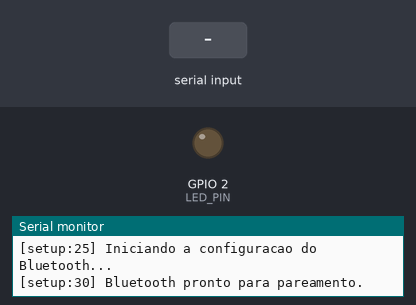
A sketch run on a simulated ESP32. Shown: output pins drawn as LEDs (lit = HIGH), the last lines printed to the serial monitor. The inputs (shaded band) are chosen by the test bench. Nothing arrives over Bluetooth unless stated.

Above: at 1.2 s.
1.3 s: "LIGAR\n" received over the second serial link
At 3.0 s:
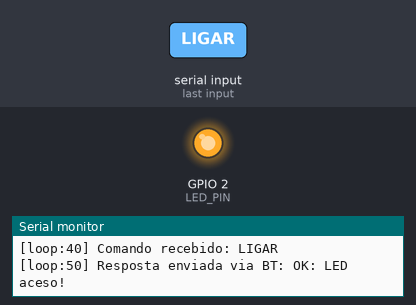
3.8 s: "DESLIGAR\n" received over the second serial link
At 6.1 s:
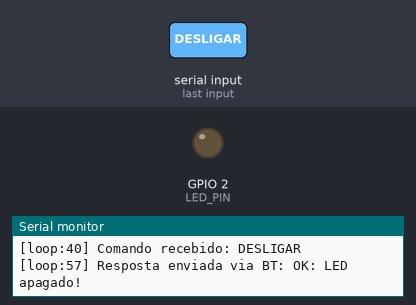
Timing chart, 0 to 7.6 s (numbered marks = the images above; inputs shaded):
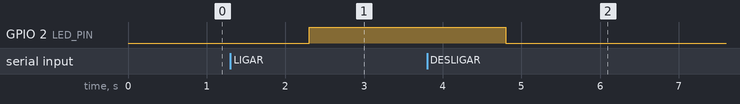

The sketch:

Bluetooth_and_wifi_test.ino
```cpp
#include "BluetoothSerial.h"

#define DEBUG_ENABLE 1

#if DEBUG_ENABLE
  #define DEBUG_PRINT(x)       Serial.print(x)
  #define DEBUG_PRINTLN(x)     Serial.println(x)
  #define DEBUG_LOG(fmt, ...)  Serial.printf("[%s:%d] " fmt "\n", __FUNCTION__, __LINE__, ##__VA_ARGS__)
#else
  #define DEBUG_PRINT(x)
  #define DEBUG_PRINTLN(x)
  #define DEBUG_LOG(fmt, ...)
#endif

BluetoothSerial SerialBT;

const int LED_PIN = 2; // Pino do LED onboard na maioria dos ESP32 DevKit

void setup() {
  Serial.begin(115200);

  pinMode(LED_PIN, OUTPUT);
  digitalWrite(LED_PIN, LOW); // Começa desligado

  DEBUG_LOG("Iniciando a configuracao do Bluetooth...");

  if (!SerialBT.begin("ESP32_Bluetooth")) {
    DEBUG_LOG("ERRO: Falha ao inicializar o Bluetooth!");
  } else {
    DEBUG_LOG("Bluetooth pronto para pareamento.");
  }
}

void loop() {
  if (SerialBT.available()) {
    String mensagem = SerialBT.readString();
    mensagem.trim();

    if (mensagem.length() > 0) {
      DEBUG_LOG("Comando recebido: %s", mensagem.c_str());

      // Converte para maiúsculas para aceitar "ligar", "Ligar" ou "LIGAR"
      mensagem.toUpperCase();

      if (mensagem == "LIGAR") {
        digitalWrite(LED_PIN, HIGH);

        // Retorno enviado para o aplicativo do celular
        SerialBT.println("OK: LED aceso!");
        DEBUG_LOG("Resposta enviada via BT: OK: LED aceso!");
      }
      else if (mensagem == "DESLIGAR") {
        digitalWrite(LED_PIN, LOW);

        // Retorno enviado para o aplicativo do celular
        SerialBT.println("OK: LED apagado!");
        DEBUG_LOG("Resposta enviada via BT: OK: LED apagado!");
      }
      else if (mensagem == "STATUS") {
        int estado = digitalRead(LED_PIN);
        if (estado == HIGH) {
          SerialBT.println("STATUS: O LED esta LIGADO.");
        } else {
          SerialBT.println("STATUS: O LED esta DESLIGADO.");
        }
      }
      else {
        // Retorno de erro caso o comando não exista
        SerialBT.printf("ERRO: Comando '%s' nao reconhecido.\n", mensagem.c_str());
        DEBUG_LOG("Comando desconhecido recebido.");
      }
    }
  }
}
```

Measured:
- after the input at 1.3 s, GPIO 2 (LED_PIN): LOW → HIGH after 1.0 s
- after the input at 3.8 s, GPIO 2 (LED_PIN): HIGH → LOW after 1.0 s
